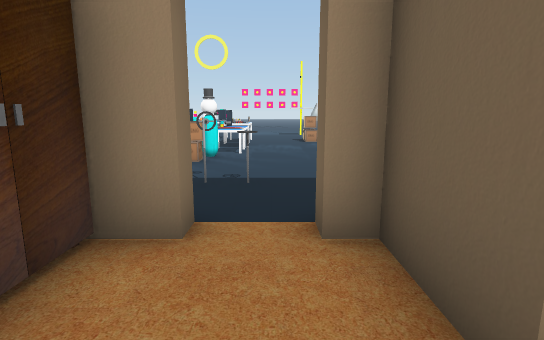
[1] (above)

24 first-person views from a walk through a scene from a Unity 3-D project. The camera is 1.2 m above the floor, tilts 10° down and sees 80° across. The floor is counted in squares, 1 m on a side. Each view is taken from the middle of a square. On the plan, view 1 faces up. The plan holds only what a view shows up to about 14 squares ahead; the rest is blank. The place goes on beyond the plan. The player is left out. Some animated figures are not drawn. Door leaves are left out, so doorways stand open. Some surface patterns are stand-ins.

[2]
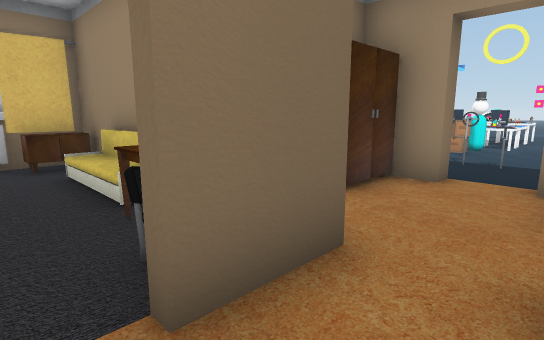

[3]
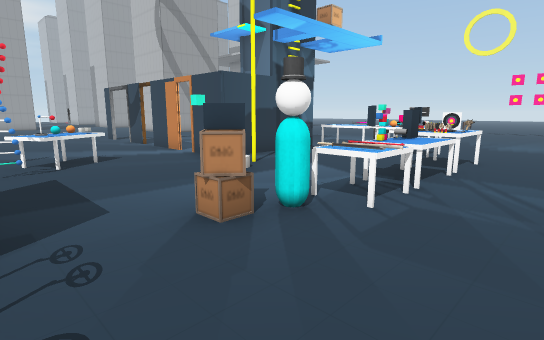

[4]
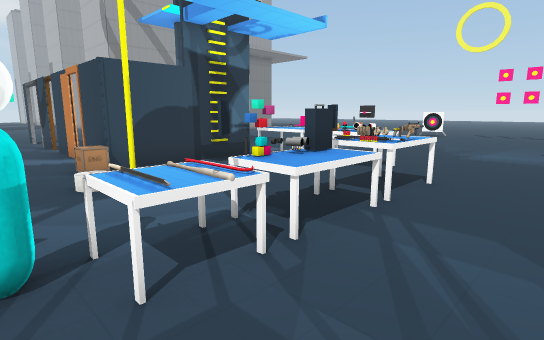

[5]
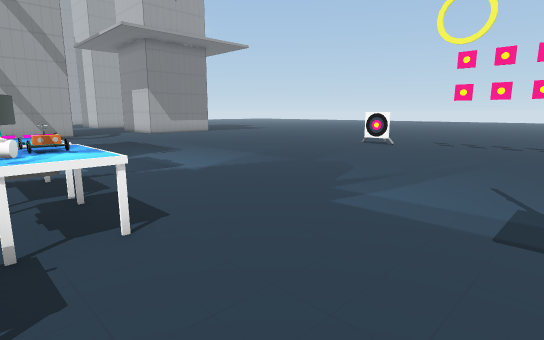

[6]
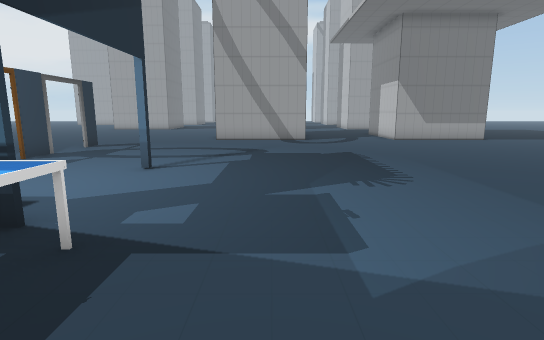

[7]
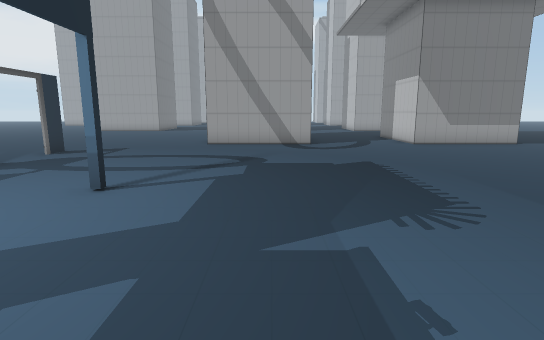

[8]
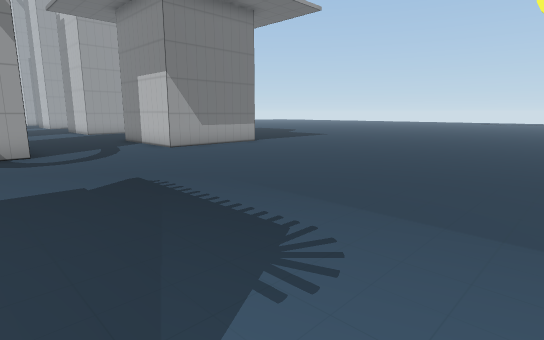

[9]
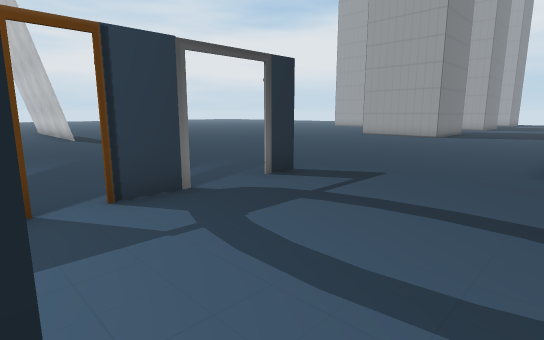

[10]
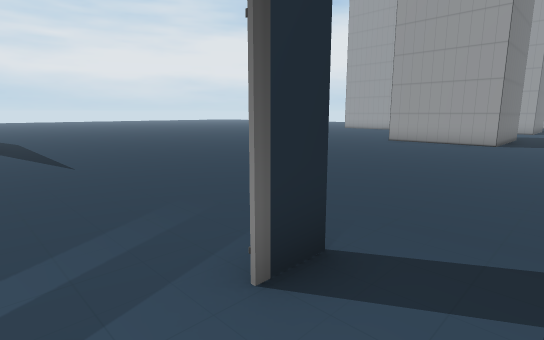

[11]
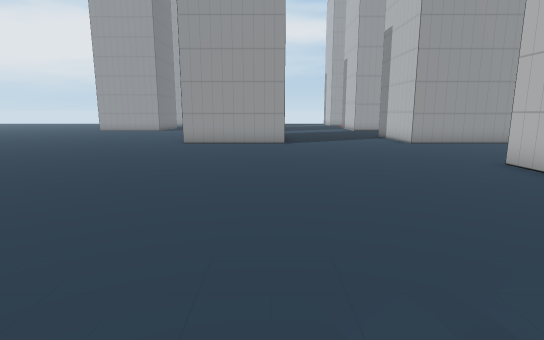

[12]
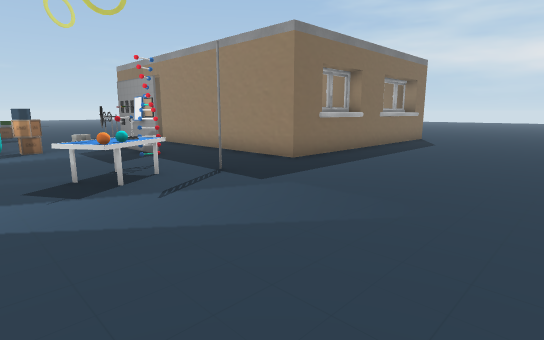

[13]
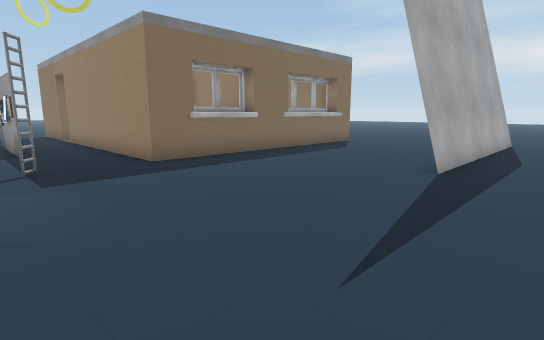

[14]
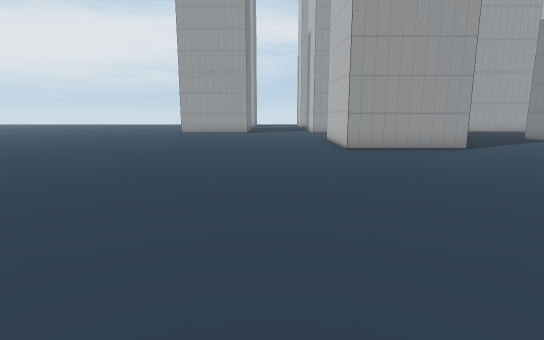

[15]
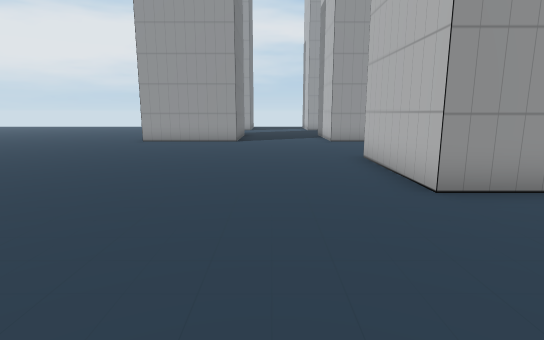

[16]
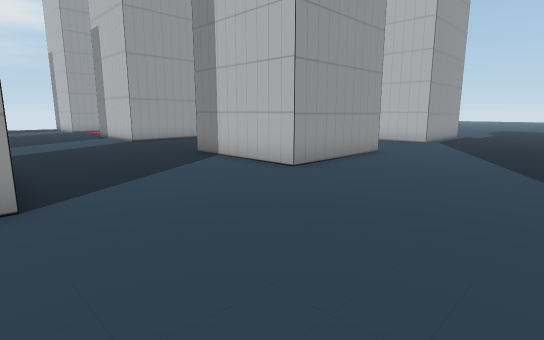

[17]
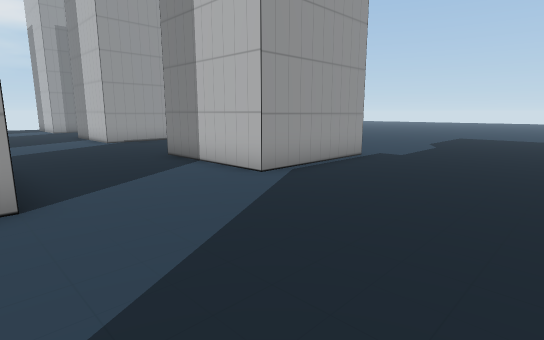

[18]
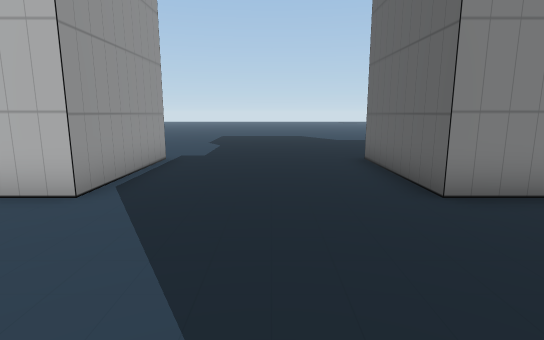

[19]
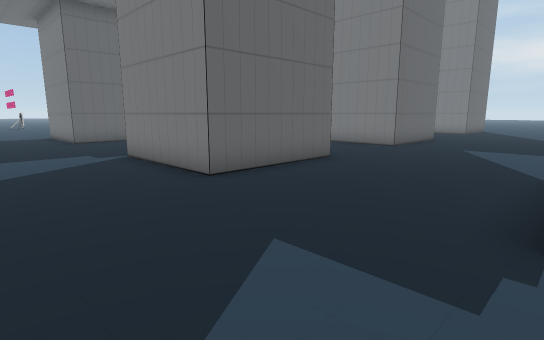

[20]
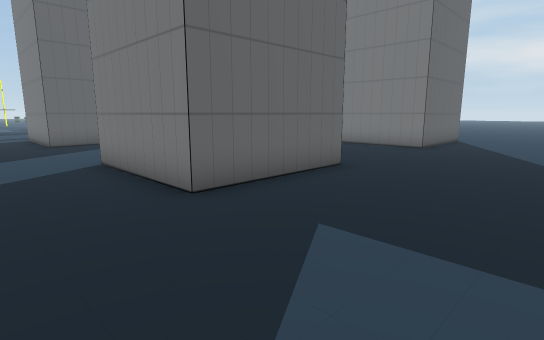

[21]
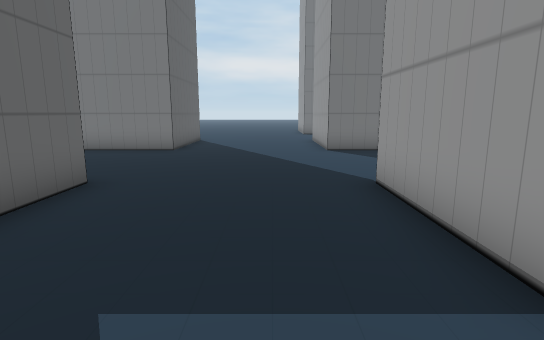

[22]
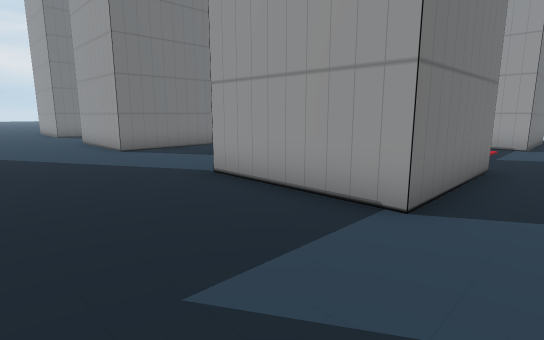

[23]
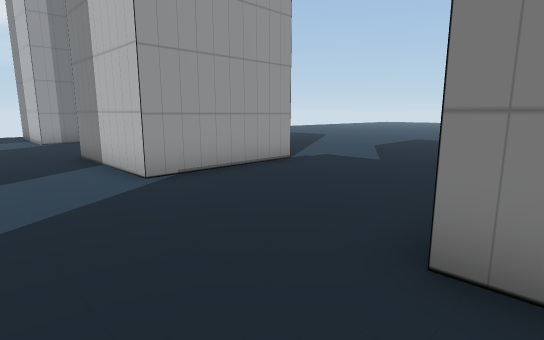

[24]
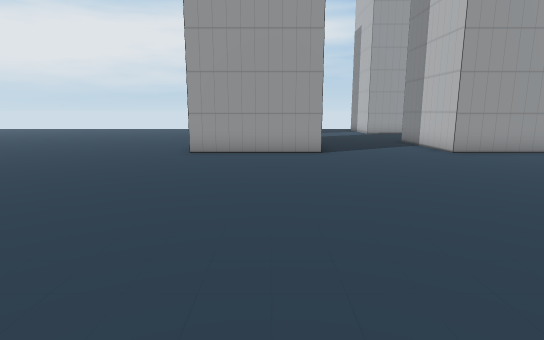

### Floor plan
Points are (right, up) in squares from view 1. A wall is a line through its corners. A room is listed if a view was taken in it or the views show most of it. See-through windows are left out.
Room 1 (views 1, 2)
walls: (-0.5, -0.5) (-0.5, -1.6); (-4.6, -0.7) (-6.6, -0.7); (-0.9, 3) (-1.8, 3)
ways out: open door at (0.3, 2.5) to room 2
objects: table (-3, -2) to (-2, -1); wardrobe (-2, 1) to (-2, 2); chair (-1, -2)
Room 2 (views 3, 4, 5, 6, 7, 8, 9, 10, 11, 12, 13, 14, 15, 16, 17, 18, 19, 20, 21, 22, 23, 24)
walls: (-20.5, 15.5) (-21.6, 15.5); (-15.2, 11.4) (-14.4, 11.4) (-15.2, 11.4); (-21.5, 17.9) (-21.5, 19.5) (-17.5, 19.5) (-17.5, 15.5); (-12.8, 11.4) (-11.4, 11.4) (-12.8, 11.4); (-26.8, 15.5) (-30.8, 15.5) (-30.8, 19.5) (-26.8, 19.5) (-26.8, 15.5); (-26.8, 10.5) (-26.8, 6.5) (-30.8, 6.5) (-30.8, 10.5) (-26.8, 10.5); (-8.5, 11.4) (-10.5, 11.4); (-6.3, 14.5) (-6.3, 11.4) (-7.9, 11.4); (-26.8, 23.5) (-30.8, 23.5) (-30.8, 27.5) (-26.8, 27.5) (-26.8, 23.5); (-17.5, 27.6) (-17.5, 23.5) (-21.5, 23.5) (-21.5, 27.5) (-19.2, 27.5); (-7.8, 0.1) (-7.8, 2); (-13.6, -5.5) (-13.6, 0.3); (-13.5, -5.5) (-13.5, 0.3) (-13.5, -1.6); (-7.8, -4.1) (-7.8, -2.1); (-38.5, 10.5) (-35.8, 10.5) (-35.8, 6.5) (-38.5, 6.5); (-35.8, 2.6) (-35.8, -1.5); (-38.5, 19.5) (-35.8, 19.5) (-35.8, 15.5) (-36.8, 15.5); (-8.3, -5.5) (-8.3, 3.5) (-0.9, 3.5); (-35.8, 27.5) (-35.8, 23.5) (-38.5, 23.5)
low walls: (-13.6, 0.3) (-13.6, -0.4)
ways out: open door at (0.3, 2.5) to room 1; open door at (-13.5, 11); open door at (-11, 11); open door at (-8, 11)
objects: desk (-9, 7) to (-7, 9); other object (-8, 6); other object (-8, 8); desk (-6, 15) to (-5, 16); other object (-5, 6); other object (-5, 10); other object (-5, 27); other object (-4, 6); other object (-4, 15); desk (-4, 16) to (-2, 16); other object (-3, 6); other object (-3, 9); other object (-3, 14); drawers (-3, 15); other object (-2, 6) to (0, 6); other object (-2, 8); other object (-2, 9); desk (-2, 10) to (-1, 11); desk (-2, 12) to (-1, 13); other object (-2, 14); other object (-2, 15) to (-1, 15); other object (-2, 27) to (1, 27); other object (-1, 14); rifle (0, 14); other object (1, 14)

Positions as (right, up) in squares from view 1, and headings:
1: (0, 0), facing up
2: (1, -3), facing up-left
3: (1, 6), facing up-left
4: (1, 9), facing up-left
5: (1, 15), facing up-left
6: (-3, 18), facing left
7: (-5, 18), facing left
8: (-7, 18), facing up-left
9: (-10, 16), facing down-left
10: (-13, 13), facing down-left
11: (-14, 10), facing left
12: (-14, 10), facing down-right
13: (-16, 7), facing down-right
14: (-16, 4), facing left
15: (-22, 4), facing left
16: (-22, 10), facing up-left
17: (-22, 19), facing up-left
18: (-24, 19), facing up
19: (-36, 31), facing down-right
20: (-35, 22), facing down-right
21: (-34, 21), facing down
22: (-32, 21), facing down-left
23: (-30, 21), facing up-left
24: (-26, 1), facing left
